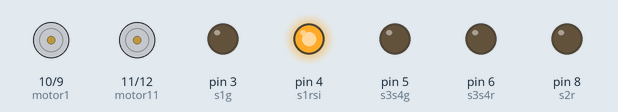
Bench run of a sketch on a simulated Arduino Uno, built with avr-gcc and run on an emulated ATmega328P. On the bench: motor-driver pin pairs drawn as motors (green arrow = first pin HIGH = forward, orange = second pin HIGH = backward, longer = more drive), output pins drawn as LEDs (lit = HIGH). At 5.5 s the program stops and its outputs stay as they are.

Above: at 0.1 s.
At 0.6 s:
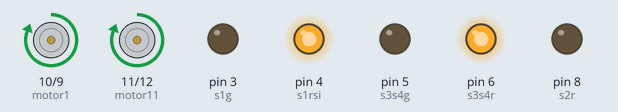
Timing chart, 0 to 2.1 s (numbered marks = the images above):
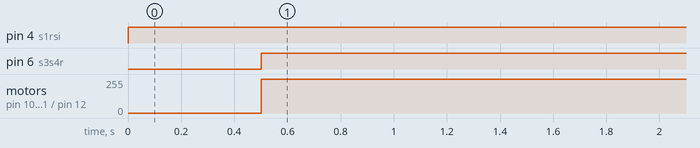

Measured:
- by itself, pin 4 (s1rsi): LOW → HIGH at 0.00 s
- by itself, pin 6 (s3s4r): LOW → HIGH at 0.50 s
- by itself, motor on pin 10 (motor1) / pin 9 (motor2), motor on pin 11 (motor11) / pin 12 (motor12): stopped → forward 255/255 at 0.50 s

The sketch:

railway_crossing.ino
```cpp
int sensor1=A0;
int sensor2=A1;
int motor1=10;
int motor2=9;
int motor11=11;
int motor12=12;
int s1g=3;
int s1rsi=4;
int s3s4g=5;
int s3s4r=6;
int s2r=8;
int s2y=A2;
int i=0;


void setup()
{
  pinMode(sensor1,INPUT);
  pinMode(sensor2,INPUT);
  pinMode(motor1,OUTPUT);
  pinMode(motor2,OUTPUT);
  pinMode(motor11,OUTPUT);
  pinMode(motor12,OUTPUT);
  pinMode(s1g,OUTPUT);
  pinMode(s1rsi,OUTPUT);
  pinMode(s3s4g,OUTPUT);
  pinMode(s3s4r,OUTPUT);
  pinMode(s2r,OUTPUT);
  pinMode(s2y,INPUT);

}
void loop()
{
int Val1=analogRead(sensor1);
int Val2=analogRead(sensor2);
int Val3=analogRead(s2y);
if(Val1>350)
{
  i=1;
}
if(i==1 && (Val2<650))
{
  digitalWrite(s1rsi,HIGH);
  digitalWrite(s1g,LOW);
  delay(500);
  digitalWrite(s3s4g,LOW);
  digitalWrite(s3s4r,HIGH);
}
else
{
  digitalWrite(s1rsi,LOW);
  digitalWrite(s1g,HIGH);
  delay(500);
  digitalWrite(s3s4g,HIGH);
  digitalWrite(s3s4r,LOW);
}
if(i==1)
{
  digitalWrite(motor1,HIGH);
  digitalWrite(motor2,LOW);
  digitalWrite(motor11,HIGH);
  digitalWrite(motor12,LOW);
  delay(5000);
 // digitalWrite(motor1,HIGH);
 // digitalWrite(motor2,HIGH);
  //digitalWrite(motor11,HIGH);
 // digitalWrite(motor12,HIGH);
}
if(Val2>650)
{
  i=0;
}
if(Val2>650)
{
  digitalWrite(motor1,LOW);
  digitalWrite(motor2,HIGH);
  digitalWrite(motor11,LOW);
  digitalWrite(motor12,HIGH);
  delay(5000);
  digitalWrite(motor1,HIGH);
  digitalWrite(motor2,HIGH);
  digitalWrite(motor11,HIGH);
  digitalWrite(motor12,HIGH);

}
  while(Val3>400)
  {
    digitalWrite(s2r,LOW);
  }

}
```
